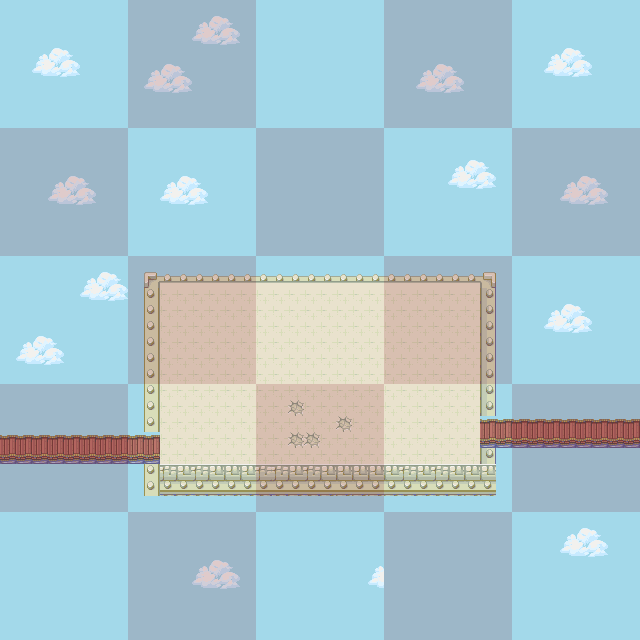

A 2D game scene composited from a Tiled map and its tileset images. What follows is a short description and the map's XML, with each tile layer's data collapsed to a summary:
An orthogonal 40x40 tile map with 16x16 px tiles, 3 tile layers (background, overlay, grid), 3 tilesets and 3 objects (Location, Gateway, Trapdoor).

<map version="1.0" orientation="orthogonal" width="40" height="40" tilewidth="16" tileheight="16">
 <properties>
  <property name="ambient" value="butterfly" />
 </properties>
 <tileset firstgid="1" name="forest" tilewidth="16" tileheight="16">
  <image source="forest.png" width="128" height="272" />
  <tile id="2">
   <properties>
    <property name="wall" value="" />
   </properties>
  </tile>
  <tile id="3">
   <properties>
    <property name="wall" value="" />
   </properties>
  </tile>
  <tile id="4">
   <properties>
    <property name="wall" value="" />
   </properties>
  </tile>
  <tile id="5">
   <properties>
    <property name="wall" value="" />
   </properties>
  </tile>
  <tile id="6">
   <properties>
    <property name="wall" value="" />
   </properties>
  </tile>
  <tile id="7">
   <properties>
    <property name="wall" value="" />
   </properties>
  </tile>
  <tile id="8">
   <properties>
    <property name="wall" value="" />
   </properties>
  </tile>
  <tile id="9">
   <properties>
    <property name="wall" value="" />
   </properties>
  </tile>
  <tile id="10">
   <properties>
    <property name="wall" value="" />
   </properties>
  </tile>
  <tile id="11">
   <properties>
    <property name="wall" value="" />
   </properties>
  </tile>
  <tile id="12">
   <properties>
    <property name="wall" value="" />
   </properties>
  </tile>
  <tile id="13">
   <properties>
    <property name="wall" value="" />
   </properties>
  </tile>
  <tile id="14">
   <properties>
    <property name="wall" value="" />
   </properties>
  </tile>
  <tile id="15">
   <properties>
    <property name="wall" value="" />
   </properties>
  </tile>
  <tile id="16">
   <properties>
    <property name="wall" value="" />
   </properties>
  </tile>
  <tile id="17">
   <properties>
    <property name="wall" value="" />
   </properties>
  </tile>
  <tile id="19">
   <properties>
    <property name="path" value="" />
   </properties>
  </tile>
  <tile id="20">
   <properties>
    <property name="path" value="" />
   </properties>
  </tile>
  <tile id="21">
   <properties>
    <property name="path" value="" />
   </properties>
  </tile>
  <tile id="22">
   <properties>
    <property name="path" value="" />
   </properties>
  </tile>
  <tile id="23">
   <properties>
    <property name="path" value="" />
   </properties>
  </tile>
  <tile id="24">
   <properties>
    <property name="path" value="" />
   </properties>
  </tile>
  <tile id="25">
   <properties>
    <property name="wall" value="" />
   </properties>
  </tile>
  <tile id="26">
   <properties>
    <property name="path" value="" />
   </properties>
  </tile>
  <tile id="27">
   <properties>
    <property name="path" value="" />
   </properties>
  </tile>
  <tile id="28">
   <properties>
    <property name="path" value="" />
   </properties>
  </tile>
  <tile id="29">
   <properties>
    <property name="path" value="" />
   </properties>
  </tile>
  <tile id="30">
   <properties>
    <property name="path" value="" />
   </properties>
  </tile>
  <tile id="31">
   <properties>
    <property name="wall" value="" />
   </properties>
  </tile>
  <tile id="32">
   <properties>
    <property name="wall" value="" />
   </properties>
  </tile>
  <tile id="33">
   <properties>
    <property name="wall" value="" />
   </properties>
  </tile>
  <tile id="34">
   <properties>
    <property name="wall" value="" />
   </properties>
  </tile>
  <tile id="35">
   <properties>
    <property name="wall" value="" />
   </properties>
  </tile>
  <tile id="36">
   <properties>
    <property name="wall" value="" />
   </properties>
  </tile>
  <tile id="37">
   <properties>
    <property name="path" value="" />
   </properties>
  </tile>
  <tile id="38">
   <properties>
    <property name="path" value="" />
   </properties>
  </tile>
  <tile id="39">
   <properties>
    <property name="wall" value="" />
   </properties>
  </tile>
  <tile id="40">
   <properties>
    <property name="wall" value="" />
   </properties>
  </tile>
  <tile id="41">
   <properties>
    <property name="wall" value="" />
   </properties>
  </tile>
  <tile id="42">
   <properties>
    <property name="wall" value="" />
   </properties>
  </tile>
  <tile id="43">
   <properties>
    <property name="wall" value="" />
   </properties>
  </tile>
  <tile id="44">
   <properties>
    <property name="path" value="" />
   </properties>
  </tile>
  <tile id="45">
   <properties>
    <property name="path" value="" />
   </properties>
  </tile>
  <tile id="46">
   <properties>
    <property name="path" value="" />
   </properties>
  </tile>
  <tile id="47">
   <properties>
    <property name="path" value="" />
   </properties>
  </tile>
  <tile id="48">
   <properties>
    <property name="wall" value="" />
   </properties>
  </tile>
  <tile id="49">
   <properties>
    <property name="wall" value="" />
   </properties>
  </tile>
  <tile id="50">
   <properties>
    <property name="wall" value="" />
   </properties>
  </tile>
  <tile id="51">
   <properties>
    <property name="wall" value="" />
   </properties>
  </tile>
  <tile id="52">
   <properties>
    <property name="path" value="" />
   </properties>
  </tile>
  <tile id="53">
   <properties>
    <property name="wall" value="" />
   </properties>
  </tile>
  <tile id="54">
   <properties>
    <property name="wall" value="" />
   </properties>
  </tile>
  <tile id="58">
   <properties>
    <property name="obstacle" value="" />
   </properties>
  </tile>
  <tile id="59">
   <properties>
    <property name="obstacle" value="" />
   </properties>
  </tile>
  <tile id="60">
   <properties>
    <property name="obstacle" value="" />
   </properties>
  </tile>
  <tile id="63">
   <properties>
    <property name="obstacle" value="" />
   </properties>
  </tile>
  <tile id="64">
   <properties>
    <property name="wall" value="" />
   </properties>
  </tile>
  <tile id="65">
   <properties>
    <property name="wall" value="" />
   </properties>
  </tile>
  <tile id="66">
   <properties>
    <property name="wall" value="" />
   </properties>
  </tile>
  <tile id="67">
   <properties>
    <property name="wall" value="" />
   </properties>
  </tile>
  <tile id="68">
   <properties>
    <property name="wall" value="" />
   </properties>
  </tile>
  <tile id="69">
   <properties>
    <property name="wall" value="" />
   </properties>
  </tile>
  <tile id="70">
   <properties>
    <property name="wall" value="" />
   </properties>
  </tile>
  <tile id="71">
   <properties>
    <property name="obstacle" value="" />
   </properties>
  </tile>
  <tile id="72">
   <properties>
    <property name="wall" value="" />
   </properties>
  </tile>
  <tile id="73">
   <properties>
    <property name="wall" value="" />
   </properties>
  </tile>
  <tile id="74">
   <properties>
    <property name="wall" value="" />
   </properties>
  </tile>
  <tile id="75">
   <properties>
    <property name="wall" value="" />
   </properties>
  </tile>
  <tile id="76">
   <properties>
    <property name="wall" value="" />
   </properties>
  </tile>
  <tile id="77">
   <properties>
    <property name="wall" value="" />
   </properties>
  </tile>
  <tile id="78">
   <properties>
    <property name="wall" value="" />
   </properties>
  </tile>
  <tile id="79">
   <properties>
    <property name="wall" value="" />
   </properties>
  </tile>
  <tile id="80">
   <properties>
    <property name="wall" value="" />
   </properties>
  </tile>
  <tile id="81">
   <properties>
    <property name="wall" value="" />
   </properties>
  </tile>
  <tile id="82">
   <properties>
    <property name="wall" value="" />
   </properties>
  </tile>
  <tile id="83">
   <properties>
    <property name="wall" value="" />
   </properties>
  </tile>
  <tile id="84">
   <properties>
    <property name="wall" value="" />
   </properties>
  </tile>
  <tile id="85">
   <properties>
    <property name="wall" value="" />
   </properties>
  </tile>
  <tile id="86">
   <properties>
    <property name="wall" value="" />
   </properties>
  </tile>
  <tile id="87">
   <properties>
    <property name="wall" value="" />
   </properties>
  </tile>
  <tile id="88">
   <properties>
    <property name="obstacle" value="" />
   </properties>
  </tile>
  <tile id="89">
   <properties>
    <property name="obstacle" value="" />
   </properties>
  </tile>
  <tile id="90">
   <properties>
    <property name="obstacle" value="" />
   </properties>
  </tile>
  <tile id="91">
   <properties>
    <property name="obstacle" value="" />
   </properties>
  </tile>
  <tile id="92">
   <properties>
    <property name="obstacle" value="" />
   </properties>
  </tile>
  <tile id="93">
   <properties>
    <property name="obstacle" value="" />
   </properties>
  </tile>
  <tile id="94">
   <properties>
    <property name="obstacle" value="" />
   </properties>
  </tile>
  <tile id="95">
   <properties>
    <property name="obstacle" value="" />
   </properties>
  </tile>
  <tile id="96">
   <properties>
    <property name="obstacle" value="" />
   </properties>
  </tile>
  <tile id="97">
   <properties>
    <property name="obstacle" value="" />
   </properties>
  </tile>
  <tile id="98">
   <properties>
    <property name="obstacle" value="" />
   </properties>
  </tile>
  <tile id="99">
   <properties>
    <property name="obstacle" value="" />
   </properties>
  </tile>
  <tile id="100">
   <properties>
    <property name="obstacle" value="" />
   </properties>
  </tile>
  <tile id="101">
   <properties>
    <property name="obstacle" value="" />
   </properties>
  </tile>
  <tile id="102">
   <properties>
    <property name="obstacle" value="" />
   </properties>
  </tile>
  <tile id="103">
   <properties>
    <property name="obstacle" value="" />
   </properties>
  </tile>
  <tile id="104">
   <properties>
    <property name="door" value="" />
   </properties>
  </tile>
  <tile id="105">
   <properties>
    <property name="door" value="" />
   </properties>
  </tile>
  <tile id="112">
   <properties>
    <property name="door" value="" />
   </properties>
  </tile>
  <tile id="113">
   <properties>
    <property name="door" value="" />
   </properties>
  </tile>
  <tile id="120">
   <properties>
    <property name="door" value="" />
   </properties>
  </tile>
  <tile id="121">
   <properties>
    <property name="door" value="" />
   </properties>
  </tile>
  <tile id="128">
   <properties>
    <property name="door" value="" />
   </properties>
  </tile>
  <tile id="129">
   <properties>
    <property name="door" value="" />
   </properties>
  </tile>
 </tileset>
 <tileset firstgid="137" name="temple" tilewidth="16" tileheight="16">
  <image source="temple.png" trans="ff00ff" width="128" height="448" />
  <tile id="0">
   <properties>
    <property name="wall" value="" />
   </properties>
  </tile>
  <tile id="1">
   <properties>
    <property name="wall" value="" />
   </properties>
  </tile>
  <tile id="2">
   <properties>
    <property name="wall" value="" />
   </properties>
  </tile>
  <tile id="3">
   <properties>
    <property name="wall" value="" />
   </properties>
  </tile>
  <tile id="4">
   <properties>
    <property name="wall" value="" />
   </properties>
  </tile>
  <tile id="5">
   <properties>
    <property name="wall" value="" />
   </properties>
  </tile>
  <tile id="6">
   <properties>
    <property name="wall" value="" />
   </properties>
  </tile>
  <tile id="7">
   <properties>
    <property name="wall" value="" />
   </properties>
  </tile>
  <tile id="8">
   <properties>
    <property name="wall" value="" />
   </properties>
  </tile>
  <tile id="9">
   <properties>
    <property name="wall" value="" />
   </properties>
  </tile>
  <tile id="10">
   <properties>
    <property name="wall" value="" />
   </properties>
  </tile>
  <tile id="11">
   <properties>
    <property name="wall" value="" />
   </properties>
  </tile>
  <tile id="12">
   <properties>
    <property name="wall" value="" />
   </properties>
  </tile>
  <tile id="14">
   <properties>
    <property name="wall" value="" />
   </properties>
  </tile>
  <tile id="15">
   <properties>
    <property name="wall" value="" />
   </properties>
  </tile>
  <tile id="16">
   <properties>
    <property name="wall" value="" />
   </properties>
  </tile>
  <tile id="17">
   <properties>
    <property name="wall" value="" />
   </properties>
  </tile>
  <tile id="18">
   <properties>
    <property name="wall" value="" />
   </properties>
  </tile>
  <tile id="22">
   <properties>
    <property name="wall" value="" />
   </properties>
  </tile>
  <tile id="24">
   <properties>
    <property name="wall" value="" />
   </properties>
  </tile>
  <tile id="29">
   <properties>
    <property name="wall" value="" />
   </properties>
  </tile>
  <tile id="32">
   <properties>
    <property name="wall" value="" />
   </properties>
  </tile>
  <tile id="33">
   <properties>
    <property name="wall" value="" />
   </properties>
  </tile>
  <tile id="35">
   <properties>
    <property name="wall" value="" />
   </properties>
  </tile>
  <tile id="54">
   <properties>
    <property name="bridge" value="" />
   </properties>
  </tile>
  <tile id="84">
   <properties>
    <property name="wall" value="" />
   </properties>
  </tile>
  <tile id="96">
   <properties>
    <property name="wall" value="" />
   </properties>
  </tile>
  <tile id="97">
   <properties>
    <property name="wall" value="" />
   </properties>
  </tile>
  <tile id="98">
   <properties>
    <property name="wall" value="" />
   </properties>
  </tile>
  <tile id="99">
   <properties>
    <property name="wall" value="" />
   </properties>
  </tile>
  <tile id="100">
   <properties>
    <property name="wall" value="" />
   </properties>
  </tile>
  <tile id="101">
   <properties>
    <property name="wall" value="" />
   </properties>
  </tile>
  <tile id="102">
   <properties>
    <property name="wall" value="" />
   </properties>
  </tile>
  <tile id="103">
   <properties>
    <property name="wall" value="" />
   </properties>
  </tile>
  <tile id="114">
   <properties>
    <property name="bridge" value="" />
   </properties>
  </tile>
  <tile id="115">
   <properties>
    <property name="bridge" value="" />
   </properties>
  </tile>
  <tile id="116">
   <properties>
    <property name="bridge" value="" />
   </properties>
  </tile>
  <tile id="117">
   <properties>
    <property name="bridge" value="" />
   </properties>
  </tile>
  <tile id="118">
   <properties>
    <property name="bridge" value="" />
   </properties>
  </tile>
  <tile id="119">
   <properties>
    <property name="bridge" value="" />
   </properties>
  </tile>
  <tile id="120">
   <properties>
    <property name="bridge" value="" />
   </properties>
  </tile>
  <tile id="123">
   <properties>
    <property name="bridge" value="" />
   </properties>
  </tile>
  <tile id="125">
   <properties>
    <property name="bridge" value="" />
   </properties>
  </tile>
  <tile id="128">
   <properties>
    <property name="bridge" value="" />
   </properties>
  </tile>
  <tile id="131">
   <properties>
    <property name="bridge" value="" />
   </properties>
  </tile>
  <tile id="132">
   <properties>
    <property name="bridge" value="" />
   </properties>
  </tile>
  <tile id="134">
   <properties>
    <property name="bridge" value="" />
   </properties>
  </tile>
  <tile id="135">
   <properties>
    <property name="bridge" value="" />
   </properties>
  </tile>
  <tile id="138">
   <properties>
    <property name="bridge" value="" />
   </properties>
  </tile>
  <tile id="139">
   <properties>
    <property name="bridge" value="" />
   </properties>
  </tile>
  <tile id="140">
   <properties>
    <property name="bridge" value="" />
   </properties>
  </tile>
  <tile id="141">
   <properties>
    <property name="bridge" value="" />
   </properties>
  </tile>
  <tile id="142">
   <properties>
    <property name="bridge" value="" />
   </properties>
  </tile>
  <tile id="143">
   <properties>
    <property name="bridge" value="" />
   </properties>
  </tile>
  <tile id="144">
   <properties>
    <property name="bridge" value="" />
   </properties>
  </tile>
  <tile id="147">
   <properties>
    <property name="bridge" value="" />
   </properties>
  </tile>
  <tile id="149">
   <properties>
    <property name="bridge" value="" />
   </properties>
  </tile>
  <tile id="154">
   <properties>
    <property name="bridge" value="" />
   </properties>
  </tile>
  <tile id="155">
   <properties>
    <property name="bridge" value="" />
   </properties>
  </tile>
  <tile id="156">
   <properties>
    <property name="bridge" value="" />
   </properties>
  </tile>
  <tile id="157">
   <properties>
    <property name="bridge" value="" />
   </properties>
  </tile>
  <tile id="178">
   <properties>
    <property name="bridge" value="" />
   </properties>
  </tile>
  <tile id="179">
   <properties>
    <property name="bridge" value="" />
   </properties>
  </tile>
  <tile id="180">
   <properties>
    <property name="bridge" value="" />
   </properties>
  </tile>
  <tile id="181">
   <properties>
    <property name="bridge" value="" />
   </properties>
  </tile>
  <tile id="202">
   <properties>
    <property name="bridge" value="" />
   </properties>
  </tile>
  <tile id="203">
   <properties>
    <property name="bridge" value="" />
   </properties>
  </tile>
  <tile id="204">
   <properties>
    <property name="bridge" value="" />
   </properties>
  </tile>
  <tile id="205">
   <properties>
    <property name="bridge" value="" />
   </properties>
  </tile>
 </tileset>
 <tileset firstgid="361" name="temple_overlay" tilewidth="16" tileheight="16">
  <image source="temple_overlay.png" trans="ffffff" width="128" height="64" />
 </tileset>
 <layer name="background" width="40" height="40">
  <data>[1600 cells, 1600 non-empty, 20 distinct tile ids]</data>
 </layer>
 <layer name="overlay" width="40" height="40">
  <data>[1600 cells, 0 non-empty, 0 distinct tile ids]</data>
 </layer>
 <layer name="grid" width="40" height="40" opacity="0.17">
  <data>[1600 cells, 768 non-empty, 1 distinct tile ids]</data>
 </layer>
 <objectgroup name="triggers" width="40" height="40">
  <object name="SpawnPoint" type="Location" x="6" y="434" width="32" height="32" />
  <object name="temple_level6Gate" type="Gateway" x="572" y="414" width="32" height="32">
   <properties>
    <property name="target" value="temple_level6:SpawnPoint" />
   </properties>
  </object>
  <object name="TestTrap" type="Trapdoor" x="285" y="402" width="64" height="64">
   <properties>
    <property name="respawn" value="SpawnPoint" />
   </properties>
  </object>
 </objectgroup>
</map>
